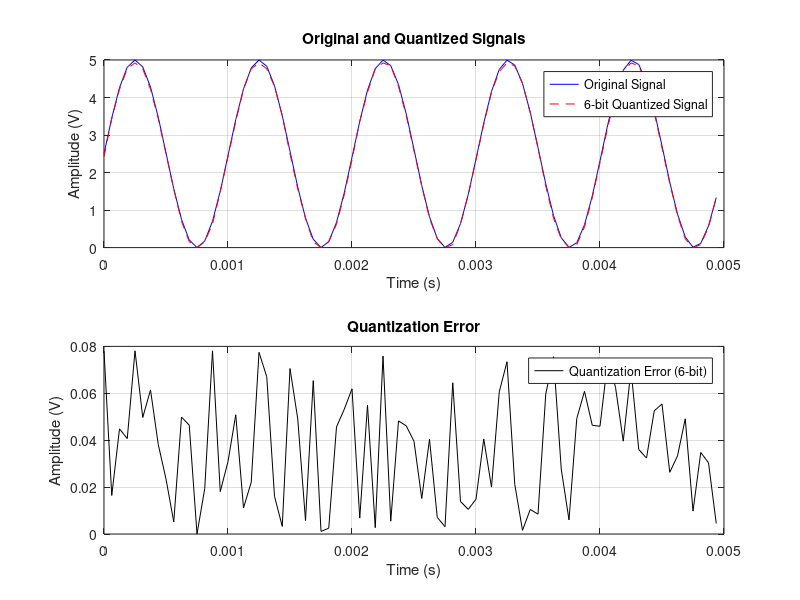
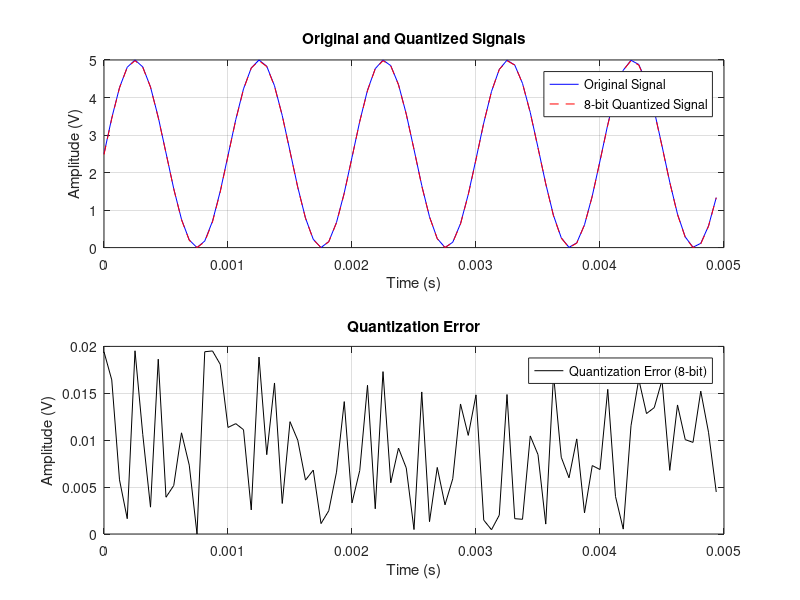

Write MATLAB code to recreate these figures, in order.
close all;
clc;
clear all;

% Parameters
fs = 16000;           % Sampling frequency (Hz)
t = 0:1/fs:0.005-1/fs;    % Time vector (5 ms)
f_signal = 997;      % Signal frequency (Hz)
V_min = 0;            % Minimum voltage (V)
V_max = 5;            % Maximum voltage (V)
N_bits = [6, 8];     % ADC bit resolutions

% Generate the continuous-time sine wave signal
signal = sin(2*pi*f_signal*t);

% Scale the signal to the range [0, 2] and remove negative values
scaled_signal = (signal - min(signal)) / (max(signal) - min(signal)) * (V_max - V_min);



% Loop over each ADC resolution
for N = N_bits
    % Calculate the number of quantization levels
    num_levels = 2^N;
    
    % Calculate the quantization step size (LSB)
    LSB = (V_max - V_min) / num_levels;
    
    % Quantize the signal
    quantized_signal = floor((scaled_signal - V_min) / LSB) * LSB + V_min;
    quantized_signal(quantized_signal>LSB*(2^N-1))=LSB*(2^N-1);
    % Calculate the quantization error
    quantization_error = scaled_signal - quantized_signal;
    
    % Compute the Signal-to-Quantization-Noise Ratio (SQNR)
    signal_power = mean(scaled_signal.^2);
    noise_power = mean(quantization_error.^2);
    SQNR = 10 * log10(signal_power / noise_power);

    figure(N)
    
    % Plot the original and quantized signals
    subplot(2, 1, 1);
    plot(t, scaled_signal, 'b', 'DisplayName', 'Original Signal');
    hold on;
    plot(t, quantized_signal, 'r--', 'DisplayName', sprintf('%d-bit Quantized Signal', N));
    title('Original and Quantized Signals');
    xlabel('Time (s)');
    ylabel('Amplitude (V)');
    legend;
    grid on;
    
    % Plot the quantization error
    subplot(2, 1, 2);
    plot(t, quantization_error, 'k', 'DisplayName', sprintf('Quantization Error (%d-bit)', N));
    title('Quantization Error');
    xlabel('Time (s)');
    ylabel('Amplitude (V)');
    legend;
    grid on;
    
    % Display the SQNR
    fprintf('%d-bit ADC: SQNR = %.2f dB\n', N, SQNR);


    %Calculate the error on specific points

    % Specify the time points (in seconds)
    time_points = [250e-6, 437.5e-6];  % Example: 0.1s and 0.5s

    % Convert time points to indices
    indices = round(time_points * fs) + 1;

    % Calculate the quantization errors at these points
    quantization_errors = scaled_signal(indices) - quantized_signal(indices);

    % Display the results
    for i = 1:length(time_points)
        fprintf('At t = %f s:\n', time_points(i));
        fprintf('  Original Signal Value: %.4f V\n', scaled_signal(indices(i)));
        fprintf('  Quantized Signal Value: %.4f V\n', quantized_signal(indices(i)));
        fprintf('  Quantization Error: %.4f V\n\n', quantization_errors(i));
    end


end
